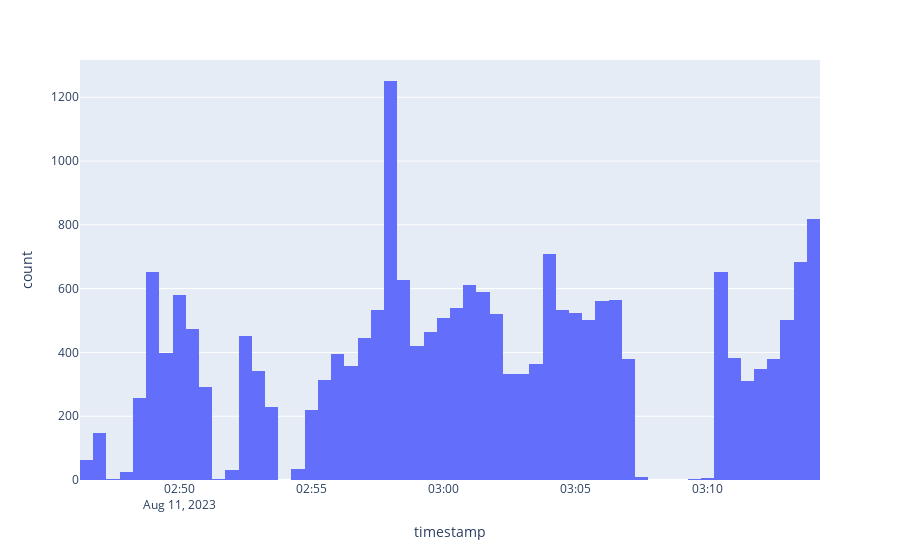

Notebook source saved alongside this figure:
### Code cell
import plotly.express as px

display(px.histogram(data, x="timestamp"))

data.sort_values('timestamp', inplace=True)
data.to_parquet('connector_latency_v2.parquet', allow_truncated_timestamps=True, coerce_timestamps="us")

# Very slow
# display(px.line(data, x=data.index, y='mid_price', color='connector'))

### Figure 1 — Plotly figure (JSON) as saved in the notebook; plotly's stock layout.template omitted (floating-point values rounded to 4 significant figures; data arrays with more than 128 entries replaced by an {"elided": "..."} marker saying what was removed)
{"data": [{"alignmentgroup": "True", "bingroup": "x", "hovertemplate": "timestamp=%{x}<br>count=%{y}<extra></extra>", "legendgroup": "", "marker": {"color": "#636efa", "pattern": {"shape": ""}}, "name": "", "offsetgroup": "", "orientation": "v", "showlegend": false, "type": "histogram", "x": {"elided": "20669 str values"}, "xaxis": "x", "yaxis": "y"}], "layout": {"barmode": "relative", "legend": {"tracegroupgap": 0}, "margin": {"t": 60}, "xaxis": {"anchor": "y", "domain": [0, 1], "title": {"text": "timestamp"}}, "yaxis": {"anchor": "x", "domain": [0, 1], "title": {"text": "count"}}}}
